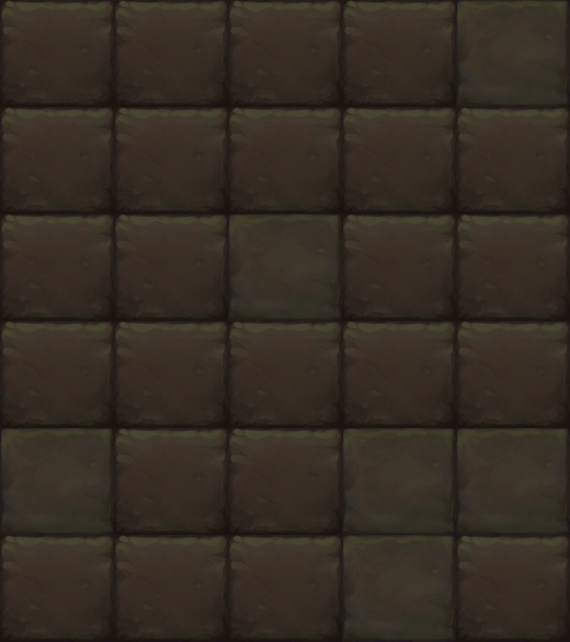

The image is a tile-based game level rendered from a .tmx file. Its description and source (layers, tilesets, objects; grid data summarised) follow:
An orthogonal 5x6 tile map with 114x107 px tiles, 1 tile layer (块层 1).

<map version="1.0" orientation="orthogonal" width="5" height="6" tilewidth="114" tileheight="107">
 <tileset firstgid="1" name="map019" tilewidth="114" tileheight="107">
  <image source="map019.png" width="228" height="107" />
 </tileset>
 <layer name="块层 1" width="5" height="6">
  <data>[30 cells, 30 non-empty, 2 distinct tile ids]</data>
 </layer>
</map>
